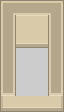

A level layout from a 2D game, rendered from its tile map. Below: a short description, then the map file with tile-grid data replaced by summaries:
An orthogonal 4x7 tile map with 16x16 px tiles, 6 tile layers (Land, Sea, Objects, Ground Overlay, ...) and 1 object.

<map version="1.0" orientation="orthogonal" renderorder="right-down" width="4" height="7" tilewidth="16" tileheight="16" nextobjectid="7">
 <tileset firstgid="1" name="roguelikeSheet_transparent" tilewidth="16" tileheight="16" spacing="1" tilecount="1767">
  <image source="../Images/roguelikeSheet_transparent.png" width="968" height="526" />
 </tileset>
 <layer name="Land" width="4" height="7">
  <data>[28 cells, 28 non-empty, 1 distinct tile ids]</data>
 </layer>
 <layer name="Sea" width="4" height="7">
  <data>[28 cells, 0 non-empty, 0 distinct tile ids]</data>
 </layer>
 <layer name="Objects" width="4" height="7">
  <data>[28 cells, 22 non-empty, 9 distinct tile ids]</data>
 </layer>
 <layer name="Ground Overlay" width="4" height="7">
  <data>[28 cells, 0 non-empty, 0 distinct tile ids]</data>
 </layer>
 <objectgroup name="Signs" />
 <objectgroup name="Open Doors">
  <object id="2" gid="261" x="16" y="112" width="16" height="16">
   <properties>
    <property name="Connected" value="Maps/1.tmx" />
    <property name="GoX" value="24" />
    <property name="GoY" value="88" />
   </properties>
  </object>
 </objectgroup>
 <layer name="Doors/Windows/Roofs" width="4" height="7">
  <data>[28 cells, 0 non-empty, 0 distinct tile ids]</data>
 </layer>
 <layer name="Roof Overlay" width="4" height="7">
  <data>[28 cells, 0 non-empty, 0 distinct tile ids]</data>
 </layer>
</map>
